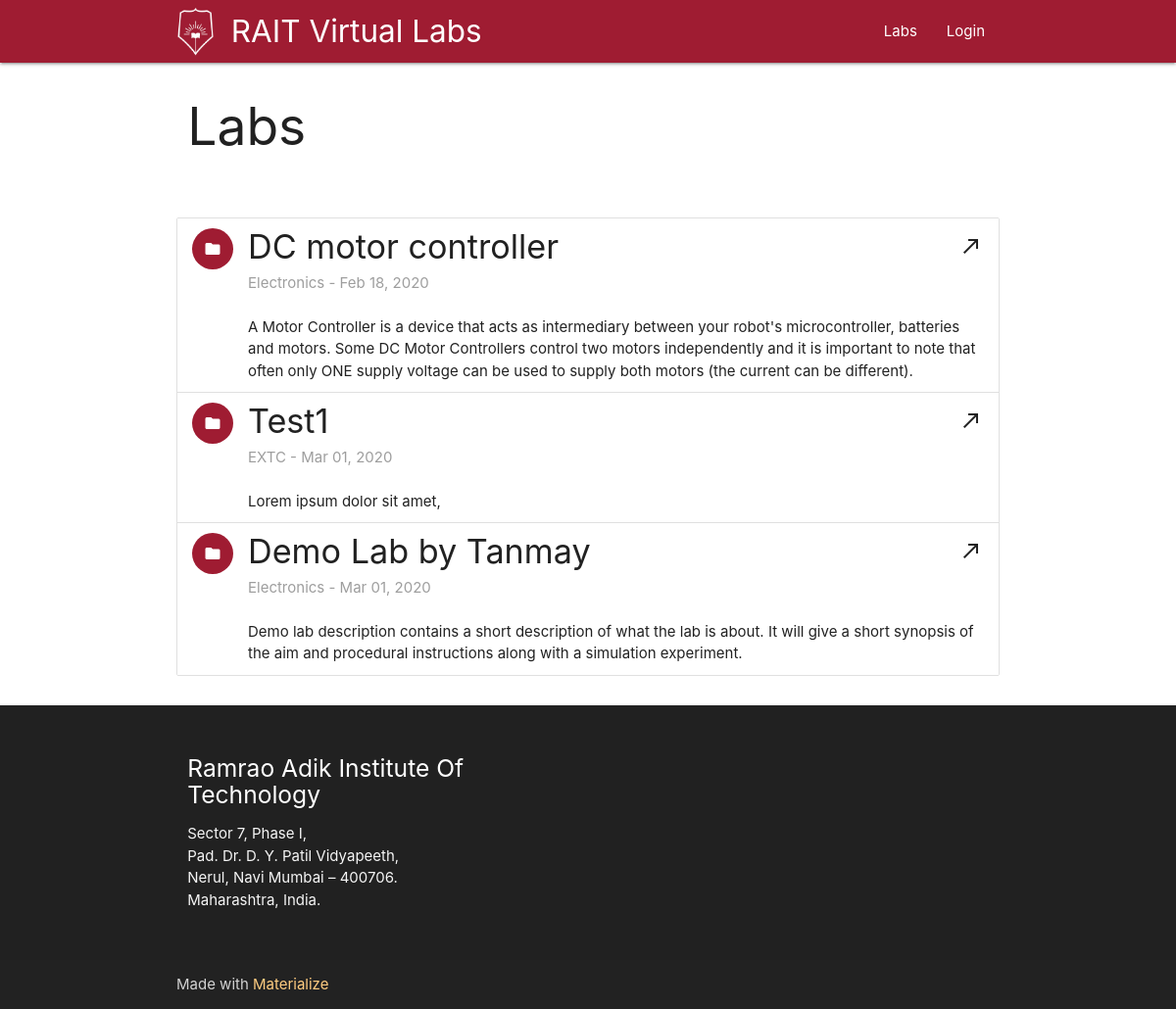
/labs, run on an earlier commit of the app's database.
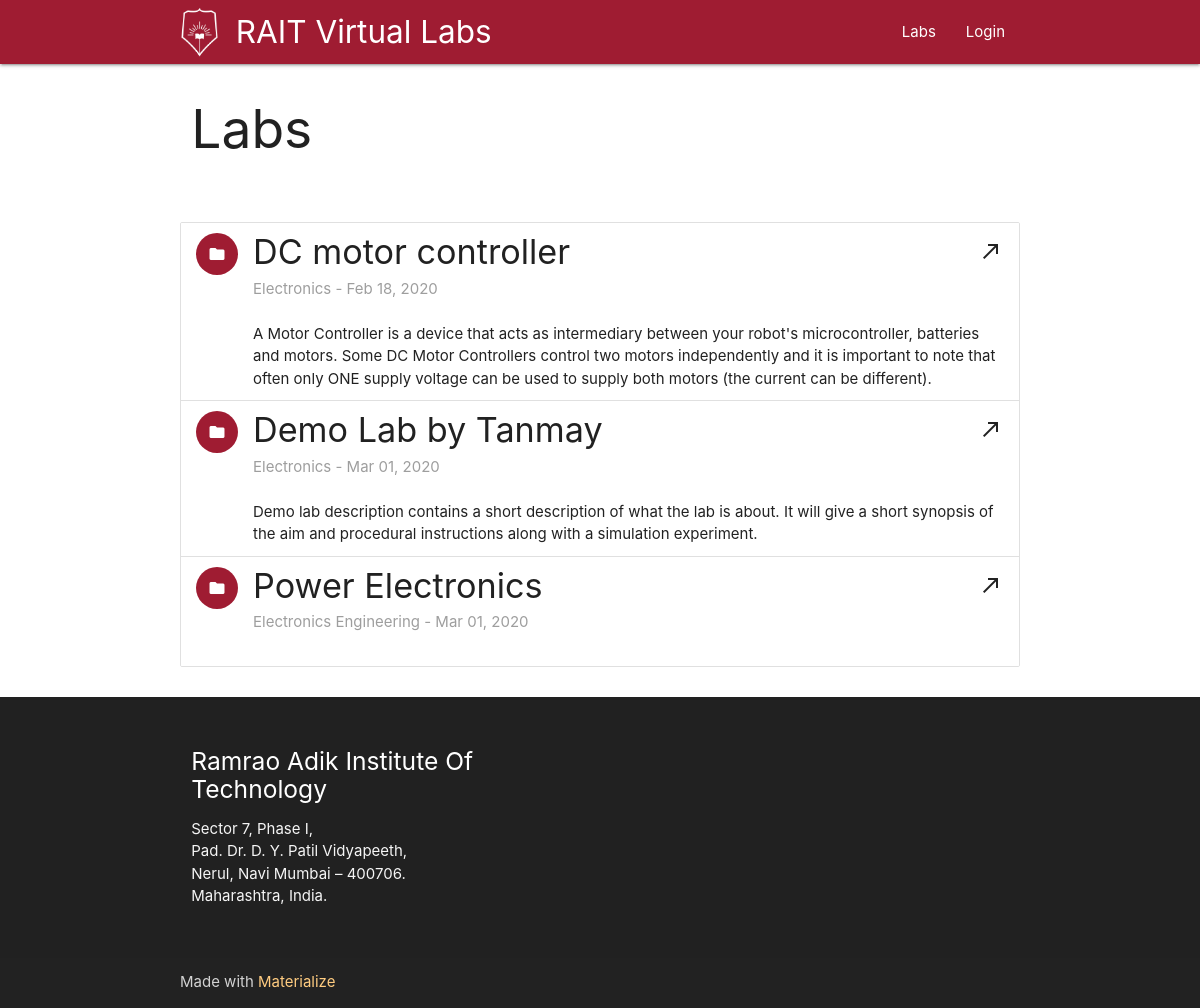
And on a later commit of the database.
### vlabs/models.py (models this page shows, shortened)
class Lab(db.Model):
    id = db.Column(db.Integer, primary_key=True)
    title = db.Column(db.String(120), nullable=False)
    stream = db.Column(db.String(120), nullable=False)
    description = db.Column(db.Text, nullable=False)
    lab_url = db.Column(db.String(80), nullable=False, default='demo-lab.html')
    date_posted = db.Column(db.DateTime, nullable=False)
    account_id = db.Column(db.Integer, db.ForeignKey('account.id'), nullable=False)

### vlabs/routes.py (the view)
@app.route('/labs')
def labs():
    lab_list = Lab.query.all()
    return render_template('pages/labs.html', lab_list=lab_list)

### vlabs/templates/pages/labs.html (shortened to what this page needs)
{% extends 'layout/base.html' %}
{% block main %}
<div class="container">
  <div class="row">
    <div class="col s6">
      <h2>Labs</h2>
    </div>
    <div class="col s6 right-align">
    </div>
  </div>
</div>
<div class="container section">
  <ul class="collection">
    {% for lab in lab_list %}
    <li class="collection-item avatar">
      <i class="material-icons circle materialize-red">folder</i>
      <h4 style="margin-top: 0; margin-bottom: 0.2em;">{{ lab.title }}</h4>
      <p class="grey-text" style="margin-bottom: 1.5em;">{{ lab.stream }} - {{ lab.date_posted.strftime('%b %d, %Y') }}</p>
      <p>{{ lab.description }}</p>
      <a href="{{ url_for('static', filename='labs/' + lab.lab_url) }}" class="secondary-content"><i class="material-icons">call_made</i></a>
    </li>
    {% endfor %}
  </ul>
</div>
{% endblock main %}

### vlabs/templates/layout/base.html (shortened to what this page needs)
<!DOCTYPE html>
<html lang="en">
<head>
    <link rel="stylesheet" href="{{ url_for('static', filename='css/material-icons.css') }}">
    <link rel="stylesheet" href="{{ url_for('static', filename='css/normalize.css') }}">
    <link type="text/css" rel="stylesheet" href="{{ url_for('static', filename='css/materialize.css') }}"  media="screen,projection"/>
</head>
<body>
    {% include 'includes/header.html' %}
    {% block main %}
    {% endblock %}
    {% include 'includes/footer.html' %}
</body>
</html>

### vlabs/templates/includes/header.html (shortened to what this page needs)
<header>
    <nav class="materialize-red" role="navigation">
        <div class="nav-wrapper container">
          <a id="logo-container" href="{{ url_for('home') }}" class="brand-logo valign-wrapper align-right" style="display: flex">
            <img src="{{ url_for('static', filename='img/favicon.png') }}" height="auto" width="40" class="hide-on-small-only responsive-img" style="margin-right: 0.5em">
            RAIT Virtual Labs
          </a>
          <ul class="right hide-on-med-and-down">
            <li><a href="{{ url_for('labs') }}">Labs</a></li>
            {% if current_user.is_authenticated %}
            <li><a href="{{ url_for('account') }}">Account</a></li>
            <li><a href="{{ url_for('logout') }}">Logout</a></li>
            {% else %}
            <li><a href="{{ url_for('login') }}">Login</a></li>
            {% endif %}
          </ul>
        </div>
      </nav>
</header>

### vlabs/templates/includes/footer.html
<footer class="page-footer grey darken-4">
    <div class="container section">
      <div class="row">
        <div class="col l6 s12">
          <h5 class="white-text">Ramrao Adik Institute Of Technology</h5>
          <p class="grey-text text-lighten-4">Sector 7, Phase I, <br>
            Pad. Dr. D. Y. Patil Vidyapeeth, <br>
            Nerul, Navi Mumbai – 400706. <br>
            Maharashtra, India.
          </p>
        </div>
      </div>
    </div>
    <div class="footer-copyright">
      <div class="container">
      Made with <a class="orange-text text-lighten-3" href="http://materializecss.com">Materialize</a>
      </div>
    </div>
  </footer>

What changed in the data, as far as the page shows it:
removed Lab: title "Test1", stream "EXTC", date_posted "Mar 01, 2020", description "Lorem ipsum dolor sit amet,"
added Lab: title "Power Electronics", stream "Electronics Engineering", date_posted "Mar 01, 2020"
